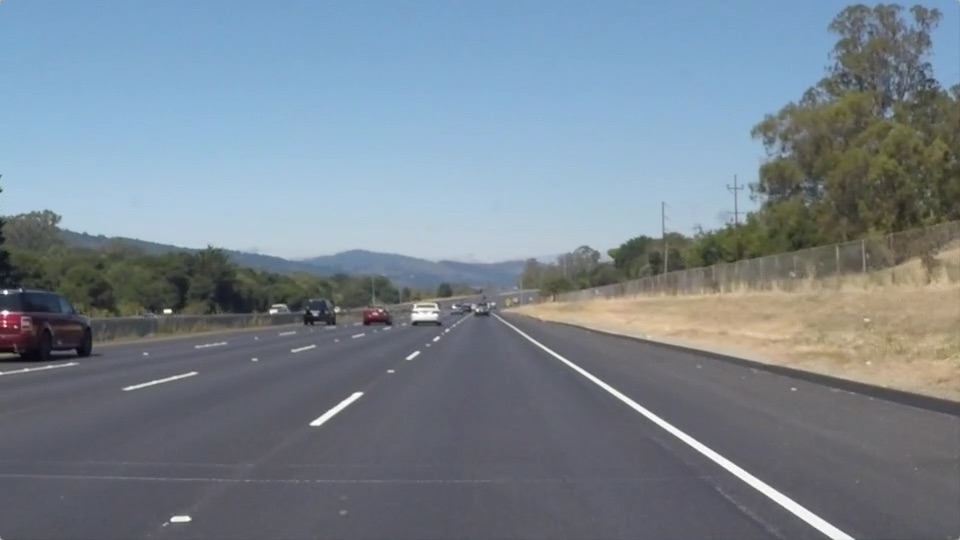
#> input picture test_images/solidWhiteRight.jpg, 960 x 540 px
$ jupyter execute --allow-errors P1.ipynb   (shell and % lines are left out)
#> lines starting #> are read from the running program, lines starting #| are printed output that depends on the picture; after the words box and inside, x2 and y2 are one past the last pixel; in counts of white or black regions, pixels touching at a corner belong together
# Self-Driving Car Engineer Nanodegree

## Project: **Finding Lane Lines on the Road**
***
In this project, you will use the tools you learned about in the lesson to identify lane lines on the road.  You can develop your pipeline on a series of individual images, and later apply the result to a video stream (really just a series of images). Check out the video clip "raw-lines-example.mp4" (also contained in this repository) to see what the output should look like after using the helper functions below.

Once you have a result that looks roughly like "raw-lines-example.mp4", you'll need to get creative and try to average and/or extrapolate the line segments you've detected to map out the full extent of the lane lines.  You can see an example of the result you're going for in the video "P1_example.mp4".  Ultimately, you would like to draw just one line for the left side of the lane, and one for the right.

In addition to implementing code, there is a brief writeup to complete. The writeup should be completed in a separate file, which can be either a markdown file or a pdf document. There is a [write up template](https://github.com/udacity/CarND-LaneLines-P1/blob/master/writeup_template.md) that can be used to guide the writing process. Completing both the code in the Ipython notebook and the writeup template will cover all of the [rubric points](https://review.udacity.com/#!/rubrics/322/view) for this project.

---
Let's have a look at our first image called 'test_images/solidWhiteRight.jpg'.  Run the 2 cells below (hit Shift-Enter or the "play" button above) to display the image.

**Note: If, at any point, you encounter frozen display windows or other confounding issues, you can always start again with a clean slate by going to the "Kernel" menu above and selecting "Restart & Clear Output".**

---

**The tools you have are color selection, region of interest selection, grayscaling, Gaussian smoothing, Canny Edge Detection and Hough Tranform line detection.  You  are also free to explore and try other techniques that were not presented in the lesson.  Your goal is piece together a pipeline to detect the line segments in the image, then average/extrapolate them and draw them onto the image for display (as below).  Once you have a working pipeline, try it out on the video stream below.**

---

<figure>

 <figcaption>
 <p></p>
 <p style="text-align: center;"> Your output should look something like this (above) after detecting line segments using the helper functions below </p>
 </figcaption>
</figure>
 <p></p>
<figure>

 <figcaption>
 <p></p>
 <p style="text-align: center;"> Your goal is to connect/average/extrapolate line segments to get output like this</p>
 </figcaption>
</figure>

**Run the cell below to import some packages.  If you get an `import error` for a package you've already installed, try changing your kernel (select the Kernel menu above --> Change Kernel).  Still have problems?  Try relaunching Jupyter Notebook from the terminal prompt.  Also, consult the forums for more troubleshooting tips.**

## Import Packages

[cell 1]
#importing some useful packages
import matplotlib.pyplot as plt
import matplotlib.image as mpimg
import numpy as np
import cv2

## Read in an Image

[cell 2]
#reading in an image
image = mpimg.imread('test_images/solidWhiteRight.jpg')
#> image is the input picture: shape (540, 960, 3); mean R, G, B 120.3, 132.6, 143.7

#printing out some stats and plotting
print('This image is:', type(image), 'with dimensions:', image.shape)
#| This image is: <class 'numpy.ndarray'> with dimensions: (540, 960, 3)
plt.imshow(image)  # if you wanted to show a single color channel image called 'gray', for example, call as plt.imshow(gray, cmap='gray')

## Ideas for Lane Detection Pipeline

**Some OpenCV functions (beyond those introduced in the lesson) that might be useful for this project are:**

`cv2.inRange()` for color selection
`cv2.fillPoly()` for regions selection
`cv2.line()` to draw lines on an image given endpoints
`cv2.addWeighted()` to coadd / overlay two images
`cv2.cvtColor()` to grayscale or change color
`cv2.imwrite()` to output images to file
`cv2.bitwise_and()` to apply a mask to an image

**Check out the OpenCV documentation to learn about these and discover even more awesome functionality!**

## Helper Functions

Below are some helper functions to help get you started. They should look familiar from the lesson!

[cell 3]
import math

def slope(x1, y1, x2, y2):
    return (y1 - y2) / (x1 - x2)
"""
Separate the lines based on their slopes. Hence, left lane would have
a slope less than zero and right lane would have a slope greater than
zero
"""
def separate_lines(lines):
    right_lane = []
    left_lane = []

    for x1,y1,x2,y2 in lines[:, 0]:
        current_slope = slope(x1,y1,x2,y2)
        if current_slope >= 0:
            right_lane.append([x1,y1,x2,y2,current_slope])
        else:
            left_lane.append([x1,y1,x2,y2,current_slope])
    return right_lane, left_lane

"""
Eliminate outliers with unusual slope that might dislocate the actual line
"""
def eliminate_outliers(points, cutoff, threshold=0.08):
    points = np.array(points)
    points = points[(points[:, 4] >= cutoff[0]) & (points[:, 4] <= cutoff[1])]
    current_slope = np.mean(points[:, 4], axis=0)
    return points[(points[:, 4] <= current_slope+threshold) & (points[:, 4] >= current_slope-threshold)]

""" Use linear regression to merge right and left lane sets by finding the
most optimal relationship between a group of points. this will give us a line
that will pass closest to each
"""
def linear_regr(lanes_array):
    x = np.reshape(lanes_array[:, [0, 2]], (1, len(lanes_array) * 2))[0]
    y = np.reshape(lanes_array[:, [1, 3]], (1, len(lanes_array) * 2))[0]
    A = np.vstack([x, np.ones(len(x))]).T
    m, c = np.linalg.lstsq(A, y)[0]
    x = np.array(x)
    y = np.array(x * m + c)
    return x, y, m, c


# [5 lines left out: function extend_point, not called in this run]


def grayscale(img):
    """Applies the Grayscale transform
    This will return an image with only one color channel
    but NOTE: to see the returned image as grayscale
    (assuming your grayscaled image is called 'gray')
    you should call plt.imshow(gray, cmap='gray')"""
    return cv2.cvtColor(img, cv2.COLOR_RGB2GRAY)
    # Or use BGR2GRAY if you read an image with cv2.imread()
    # return cv2.cvtColor(img, cv2.COLOR_BGR2GRAY)

def canny(img, low_threshold, high_threshold):
    """Applies the Canny transform"""
    return cv2.Canny(img, low_threshold, high_threshold)

def gaussian_blur(img, kernel_size):
    """Applies a Gaussian Noise kernel"""
    return cv2.GaussianBlur(img, (kernel_size, kernel_size), 0)

def region_of_interest(img, vertices):
    """
    Applies an image mask.

    Only keeps the region of the image defined by the polygon
    formed from `vertices`. The rest of the image is set to black.
    `vertices` should be a numpy array of integer points.
    """
    #defining a blank mask to start with
    mask = np.zeros_like(img)

    #defining a 3 channel or 1 channel color to fill the mask with depending on the input image
    if len(img.shape) > 2:
        channel_count = img.shape[2]  # i.e. 3 or 4 depending on your image
        ignore_mask_color = (255,) * channel_count
    else:
        ignore_mask_color = 255

    #filling pixels inside the polygon defined by "vertices" with the fill color
    cv2.fillPoly(mask, vertices, ignore_mask_color)

    #returning the image only where mask pixels are nonzero
    masked_image = cv2.bitwise_and(img, mask)
    return masked_image

def hough_lines(img, rho, theta, threshold, min_line_len, max_line_gap):
    """
    `img` should be the output of a Canny transform.

    Returns an image with hough lines drawn.
    """
    lines = cv2.HoughLinesP(img, rho, theta, threshold, np.array([]), minLineLength=min_line_len, maxLineGap=max_line_gap)
    line_img = np.zeros((img.shape[0], img.shape[1], 3), dtype=np.uint8)
    draw_lines(line_img, lines)
    return line_img

# Python 3 has support for cool math symbols.

def weighted_img(img, initial_img, α=0.8, β=1., γ=0.):
    """
    `img` is the output of the hough_lines(), An image with lines drawn on it.
    Should be a blank image (all black) with lines drawn on it.

    `initial_img` should be the image before any processing.

    The result image is computed as follows:

    initial_img * α + img * β + γ
    NOTE: initial_img and img must be the same shape!
    """
    return cv2.addWeighted(initial_img, α, img, β, γ)

def draw_lines(img, lines, color=[255, 0, 0], thickness=2):
    """
    NOTE: this is the function you might want to use as a starting point once you want to
    average/extrapolate the line segments you detect to map out the full
    extent of the lane (going from the result shown in raw-lines-example.mp4
    to that shown in P1_example.mp4).

    Think about things like separating line segments by their
    slope ((y2-y1)/(x2-x1)) to decide which segments are part of the left
    line vs. the right line.  Then, you can average the position of each of
    the lines and extrapolate to the top and bottom of the lane.

    This function draws `lines` with `color` and `thickness`.
    Lines are drawn on the image inplace (mutates the image).
    If you want to make the lines semi-transparent, think about combining
    this function with the weighted_img() function below
    """
    """

    # Get the top-most point to draw the line
    y_minimum = np.min(y_axis)

    # Draw the top most point via slope/intercept information obtained from linear regression
    top_point = np.array([(y_minimum - cutoff) / slope, y_minimum], dtype=int)

    # Get the bottom left point
    max_y = np.max(y_axis)

    bottom_point = np.array([(max_y - cutoff) / slope, max_y], dtype=int)

    x1e, y1e = extend_point(bot_point[0],bot_point[1],top_point[0],top_point[1], -1000) # bottom point

    x2e, y2e = extend_point(bot_point[0],bot_point[1],top_point[0],top_point[1],  1000) # top point

    # return the line.

    line = np.array([[x1e,y1e,x2e,y2e]])
    cv2.line(img, (x1, y1), (x2, y2), color, thickness)
    #lines = np.array([line], dtype=np.int32)


    """
    #Get the slope of current line
    left_lines    = [] # (slope, intercept)
    left_weights  = [] # (length,)
    right_lines   = [] # (slope, intercept)
    right_weights = [] # (length,)

    right_lines, left_lines = separate_lines(lines)


    if right_lines and left_lines:
        right = eliminate_outliers(right_lines,  cutoff=(0.45, 0.75))
        x_axis, y_axis, slope, cutoff = linear_regr(right)
        print("Processing right lines")
        print("X-axis \t", x_axis, "\t Y-axis", y_axis, "\t Slope", slope, "\t Cuttoff", cutoff, "\n")

        left = eliminate_outliers(left_lines, cutoff=(-0.85, -0.6))
        x_axis, y_axis, slope, cutoff = linear_regr(left)
        print("Processing left lines")
        print("X-axis \t", x_axis, "\t Y-axis", y_axis, "\t Slope", slope, "\t Cuttoff", cutoff, "\n")


    #print("Line # ", count, "\n", line, "\n", right, "\n", left)
    #count = count + 1;


    # Get best line fit based on linear regression
    #x_axis, y_axis, slope, cutoff = linear_regr(lines)

    for line in lines:
        for x1,y1,x2,y2 in line:


            cv2.line(img, (x1, y1), (x2, y2), color, thickness)

## Test Images

Build your pipeline to work on the images in the directory "test_images"
**You should make sure your pipeline works well on these images before you try the videos.**

[cell 4]
import os

files = os.listdir("test_images/")

rho = 1 # distance resolution in pixels of the Hough grid
theta = 1*np.pi/180 # angular resolution in radians of the Hough grid
threshold = 35     # 35 minimum number of votes (intersections in Hough grid cell)
min_line_length = 5 #15 minimum number of pixels making up a line
max_line_gap = 2   #3 maximum gap in pixels between connectable line segments

for file in files:
    if file[0:6] != "output":
        img = mpimg.imread("test_images/"+file)
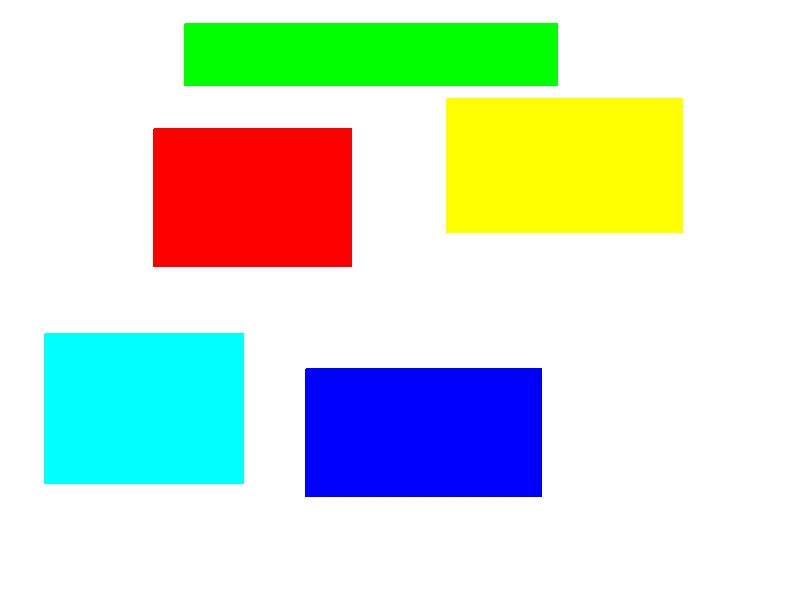
#> input picture test_images/core.jpg, 800 x 600 px
#> img is the input picture: shape (600, 800, 3); mean R, G, B 210, 223.9, 210.6
        gray = grayscale(img)
#> in grayscale, `return cv2.cvtColor(img, cv2.COLOR_RGB2GRAY)`:
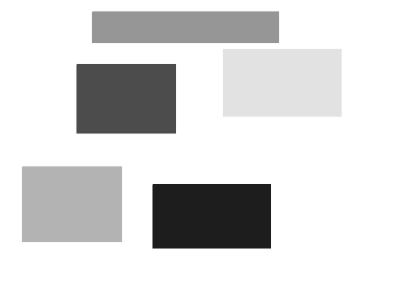
#> returned value: shape (600, 800) (shown at 1/2 size); min 29, max 255, mean 218.3
        gray = gaussian_blur(gray, 3)
        image_canny = canny(gray,50,150)
#> in canny, `return cv2.Canny(img, low_threshold, high_threshold)`:
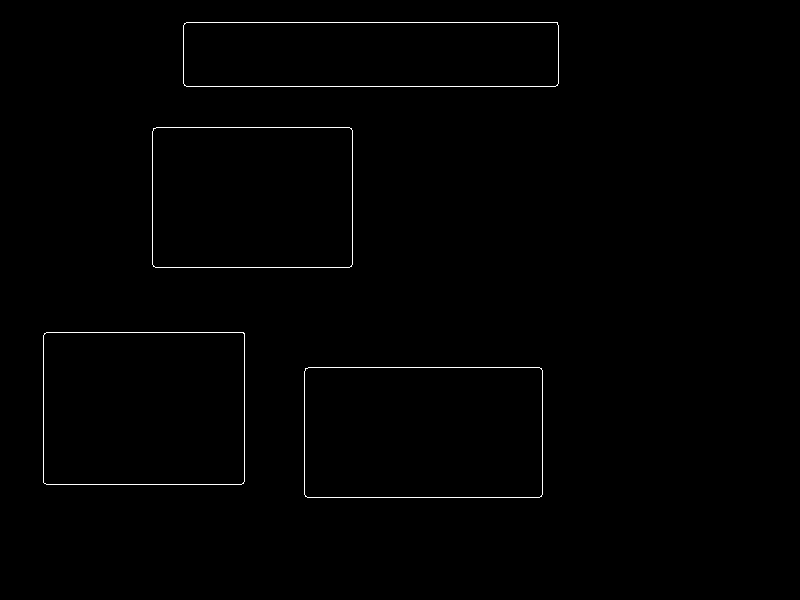
#> returned value: shape (600, 800); 0.62% white in thin lines or dots, all inside (x1, y1, x2, y2) = (43, 22, 559, 498)

        imshape = img.shape
        vertices = np.array([[ (.51*imshape[1],imshape[0]*.58),(.49*imshape[1],imshape[0]*0.58), (0,imshape[0]), (imshape[1],imshape[0]) ]], dtype=np.int32)
        image_mask = region_of_interest(image_canny, vertices);
#> in region_of_interest, `cv2.fillPoly(mask, vertices, ignore_mask_color)`:
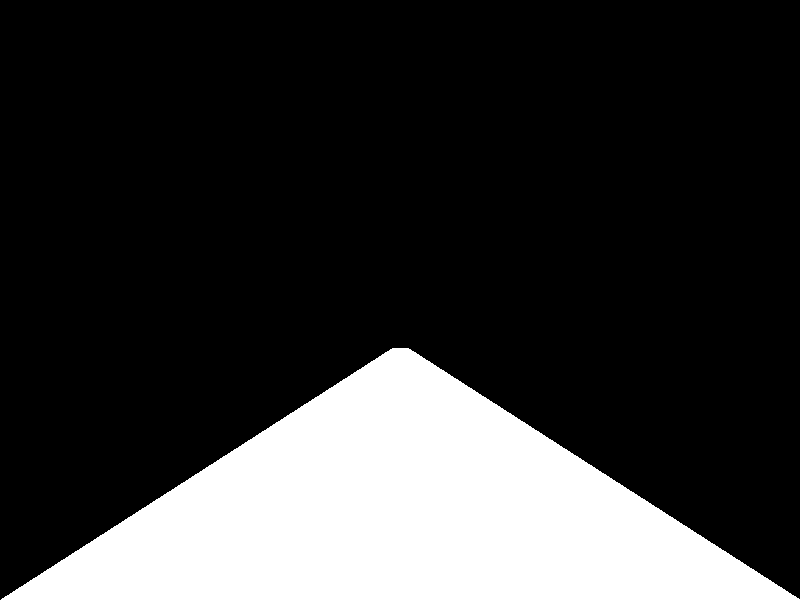
#> mask: shape (600, 800); 21.4% white; 1 white region, box (x1, y1, x2, y2) and area: (1, 348, 800, 600) 102956
#> in region_of_interest, `masked_image = cv2.bitwise_and(img, mask)`:
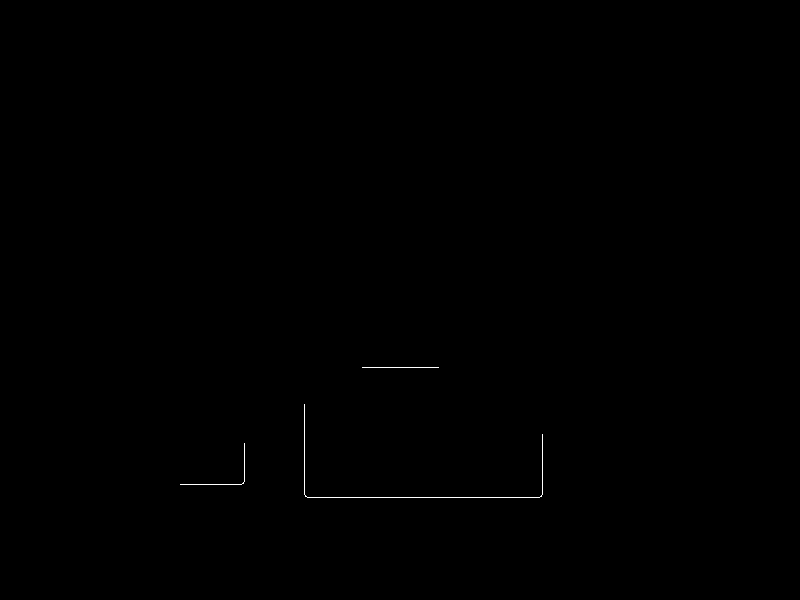
#> masked_image: shape (600, 800); 0.12% white in thin lines or dots, all inside (x1, y1, x2, y2) = (180, 367, 543, 498)

        lines = hough_lines(image_mask, 1, np.pi/180, threshold, min_line_length, max_line_gap)
#> in hough_lines, `lines = cv2.HoughLinesP(img, rho, theta, threshold, np.array([]), minL..`: lines = [[307, 497, 539, 497], [304, 494, 304, 404], [362, 367, 438, 367], [542, 494, 542, 456], [180, 484, 241, 484], [244, 481, 244, 443]]
#> the loop in separate_lines, `for x1,y1,x2,y2 in lines[:, 0]:` made 6 passes
#> (x1, y1, x2, y2, current_slope) on passes 1 to 6: (307, 497, 539, 497, 0), (304, 494, 304, 404, inf), (362, 367, 438, 367, 0), (542, 494, 542, 456, inf), (180, 484, 241, 484, 0), (244, 481, 244, 443, inf)
#> after the loop in separate_lines, `for x1,y1,x2,y2 in lines[:, 0]:`: left_lane = []; right_lane = [[307, 497, 539, 497, 0], [304, 494, 304, 404, inf], [362, 367, 438, 367, 0], [542, 494, 542, 456, inf], [180, 484, 241, 484, 0], [244, 481, 244, 443, inf]]
#> in draw_lines, `right_lines, left_lines = separate_lines(lines)`: right_lines has the same summary as right_lane in separate_lines; left_lines = []
#> the loop in draw_lines, `for line in lines:` made 6 passes
        #annotated_image = weighted_img(lines, img, α=0.8, β=1.)

        result = weighted_img(lines, img, α=0.8, β=1.)
#> in weighted_img, `return cv2.addWeighted(initial_img, α, img, β, γ)`:
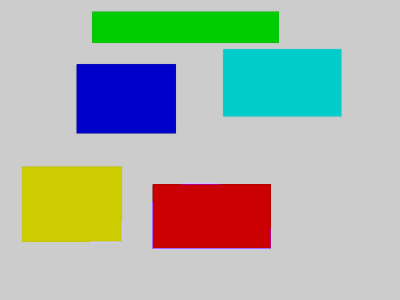
#> returned value: shape (600, 800, 3) (shown at 1/2 size); mean of channels 0, 1, 2 168.4, 179.2, 168.5; drawn as B, G, R
        r,g,b = cv2.split(result)
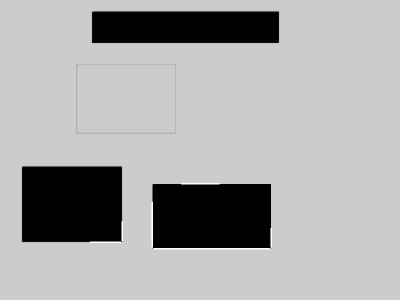
#> r: shape (600, 800) (shown at 1/2 size); min 0, max 255, mean 168.4
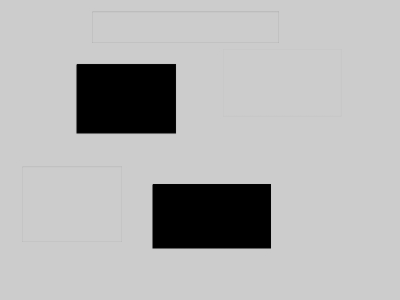
#> g: shape (600, 800) (shown at 1/2 size); min 0, max 204, mean 179.2
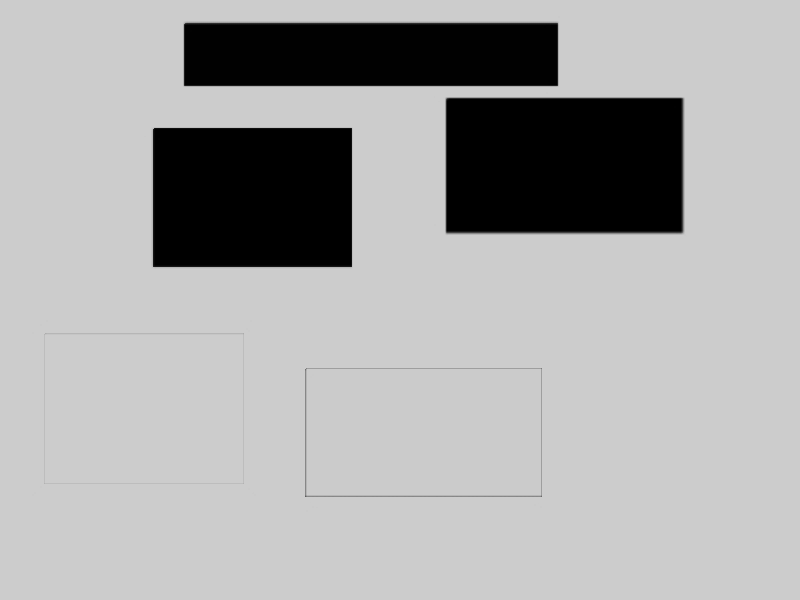
#> b: shape (600, 800); min 0, max 204, mean 168.5
        result = cv2.merge((b,g,r))

        cv2.imwrite("test_images/output_" +file, result)
        plt.imshow(result, cmap='gray')
